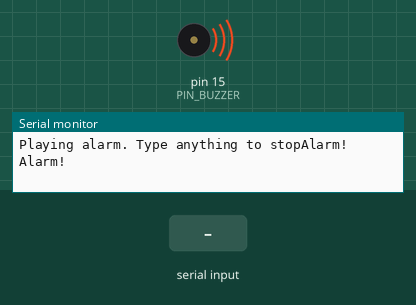
Bench run of a sketch on a simulated Arduino Uno, built with avr-gcc and run on an emulated ATmega328P. Parts: buzzer (waves = sounding), the last lines printed to the serial monitor. The test bench sets the inputs (shaded band).

Above: at 0.6 s.
1.1 s: "1" received over Serial
At 1.6 s:
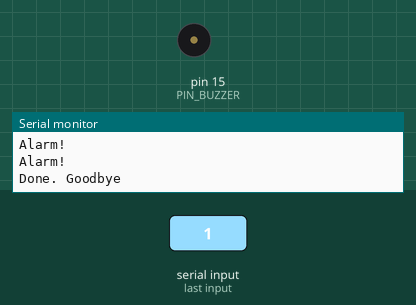
Timing chart, 0 to 4.1 s (numbered marks = the images above; inputs shaded):
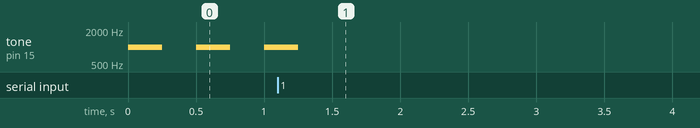

The sketch:

Buzzer_Test.ino
```cpp
#define PIN_BUZZER 15

void setup() {
  // put your setup code here, to run once:
  pinMode(PIN_BUZZER, OUTPUT);
  Serial.begin(115200);

  Serial.print("Playing alarm. Type anything to stop");
  while (!Serial.available()) {
      Serial.println("Alarm!");
      tone(PIN_BUZZER, 1000, 250);
      delay(500);
    }
  Serial.print("Done. Goodbye");
}

void loop() {
  // put your main code here, to run repeatedly:
}
```

Measured:
- after the input at 1.1 s, tone on pin 15 (PIN_BUZZER): goes on until 1.3 s, then stays silent
